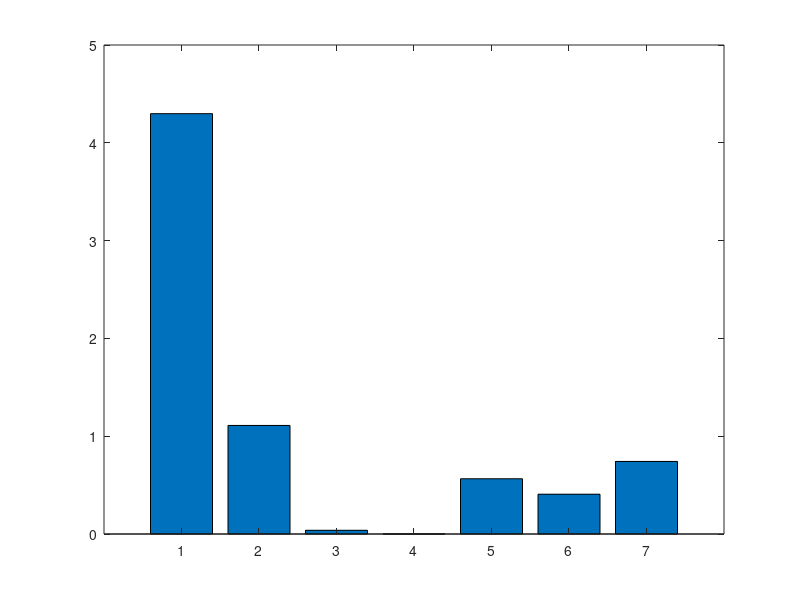

The MATLAB source for this figure: (Note: this script raises an error after producing the figure.)
% bar plot for population in world continent wise
y=[4.298,1.11,0.038,0.000004,0.565,0.407,0.742];

bar(y,'grouped');
gtext({'ASIA';'AFRICA';'OCEANA';'ANTARTICA';'N.AMERICA';'S.AMERICA';'EUROPE'});